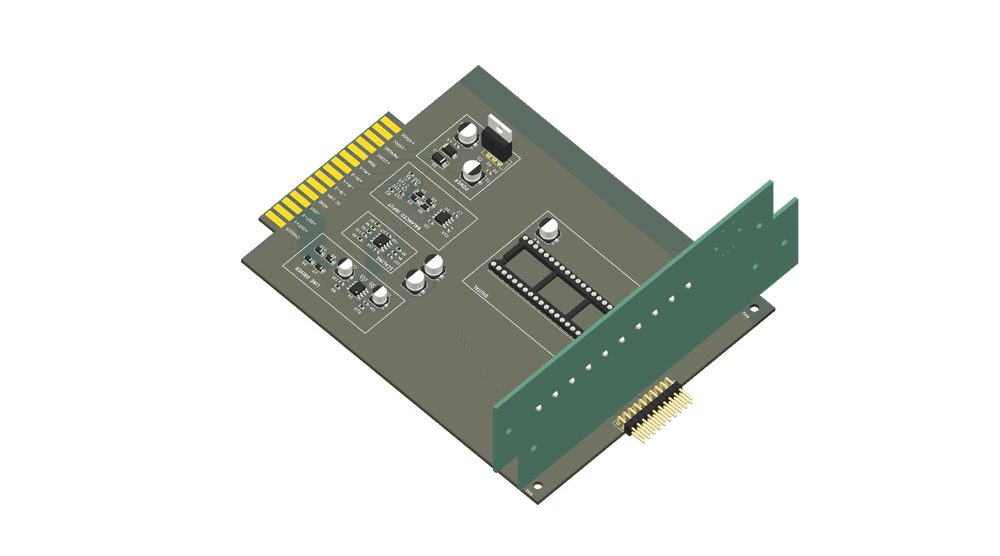
#> input picture test_assembly_current.png, 1000 x 556 px, shrunk from 1568 x 872 before the run
$ python combine_images.py ../test_assembly_current.png ../rear_scratch_vpr_11mm.png ../rear_scratch_vpr_11mm.png
#> lines starting #> are read from the running program, lines starting #| are printed output that depends on the picture
import sys
from PIL import Image

def combine_side_by_side(img1_path, img2_path, out_path):
#> called with img1_path = '../test_assembly_current.png', img2_path = '../rear_scratch_vpr_11mm.png', out_path = '../rear_scratch_vpr_11mm.png'
    img1 = Image.open(img1_path).convert('RGBA')
#> img1 is the input picture: PIL image 1000x556 RGBA; mean R, G, B, A 24.7, 27.3, 23.3, 58.8
    img2 = Image.open(img2_path).convert('RGBA')
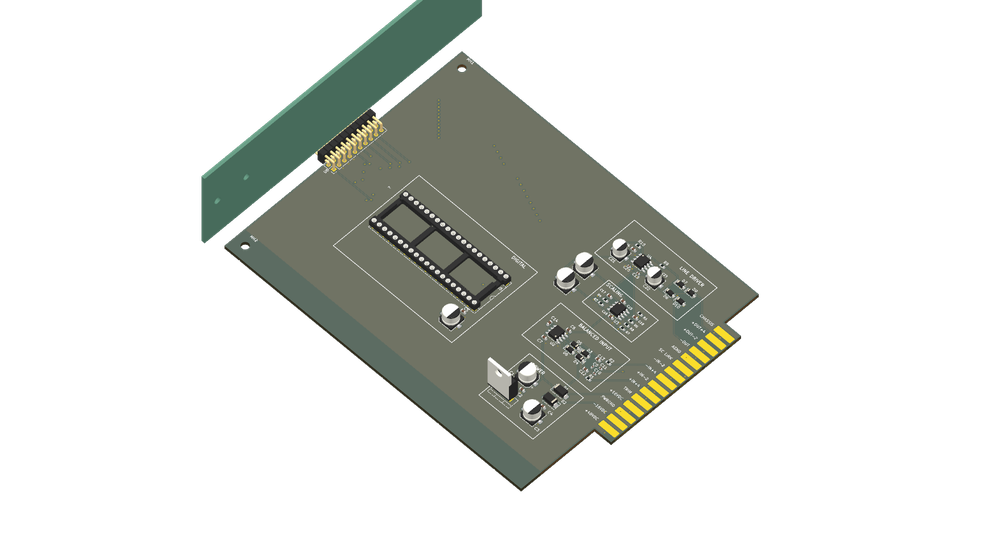
#> input picture rear_scratch_vpr_11mm.png, 1000 x 556 px, shrunk from 1568 x 872 before the run
#> img2 is the input picture: PIL image 1000x556 RGBA; mean R, G, B, A 27.6, 29.6, 25.5, 63.8
    # Create canvas
    total_width = img1.width + img2.width
#> total_width = 2000
    max_height = max(img1.height, img2.height)
#> max_height = 556
    new_img = Image.new('RGBA', (total_width, max_height), (0,0,0,0))
#> new_img: PIL image 2000x556 RGBA; every value is 0
    new_img.paste(img1, (0,0))
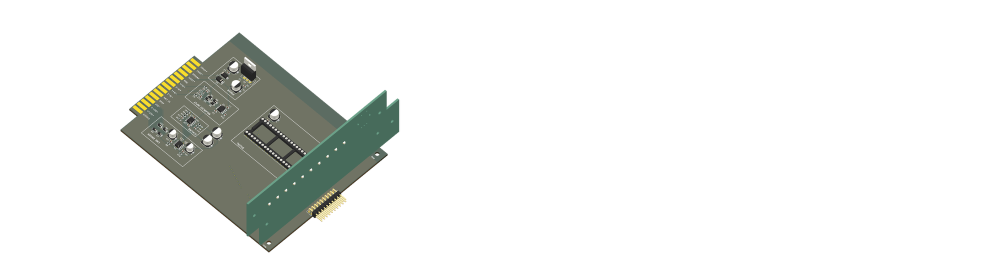
#> new_img: PIL image 2000x556 RGBA (shown at 1/2 size); mean R, G, B, A 12.4, 13.7, 11.7, 29.4; transparent parts drawn white
    new_img.paste(img2, (img1.width,0))
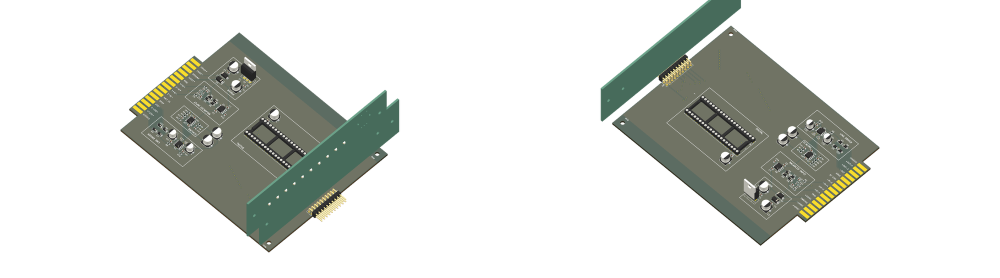
#> new_img: PIL image 2000x556 RGBA (shown at 1/2 size); mean R, G, B, A 26.2, 28.5, 24.4, 61.3; transparent parts drawn white
    new_img.save(out_path)
    print(f"Combined image saved to {out_path}")

if __name__ == '__main__':
    if len(sys.argv) != 4:
        print('Usage: combine_images.py <img1> <img2> <out>')
        sys.exit(1)
    combine_side_by_side(sys.argv[1], sys.argv[2], sys.argv[3])
